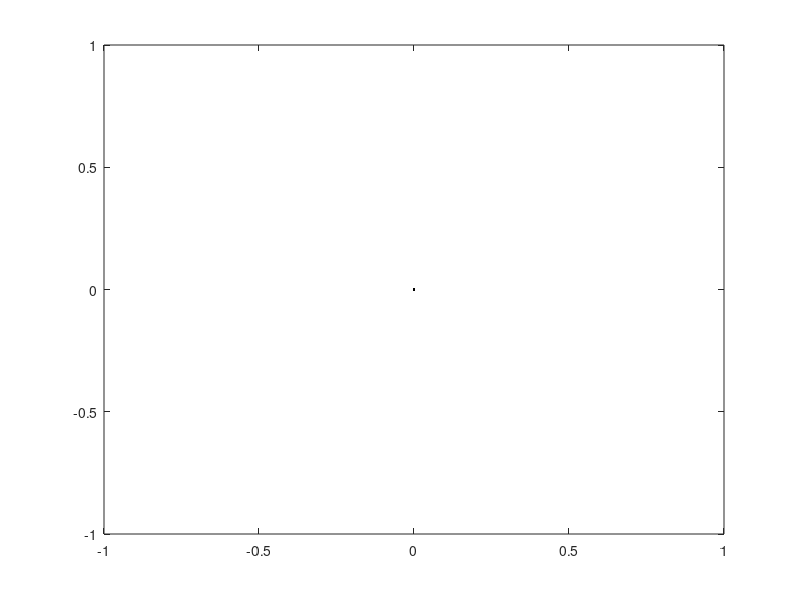

This figure's MATLAB source:
function h= setup_animations()
    %h.xt= patch(0,0,'b'); % vehicle true patch(0,0,'b','erasemode','xor')
    h.xv= patch(0,0,'b'); % vehicle estimate patch(0,0,'r','erasemode','xor')
    h.cov0=plot(0,0,'b'); 
    %h.pth= plot(0,0,'k.','markersize',2); % vehicle path estimate plot(0,0,'k.','markersize',2,'erasemode','background')
    %h.obs= plot(0,0,'r'); % observations plot(0,0,'r','erasemode','xor')
    h.xf1= plot(0,0,'r+'); % estimated features plot(0,0,'r+','erasemode','xor')
    h.xf2= plot(0,0,'g+'); % estimated features plot(0,0,'r+','erasemode','xor')
    h.xf3= plot(0,0,'k+'); % estimated features plot(0,0,'r+','erasemode','xor')
    h.cov1= plot(0,0,'r'); % covariance ellipses plot(0,0,'r','erasemode','xor')
    h.cov2= plot(0,0,'g'); % covariance ellipses plot(0,0,'r','erasemode','xor')
    h.cov3= plot(0,0,'k'); % covariance ellipses plot(0,0,'r','erasemode','xor')
end

